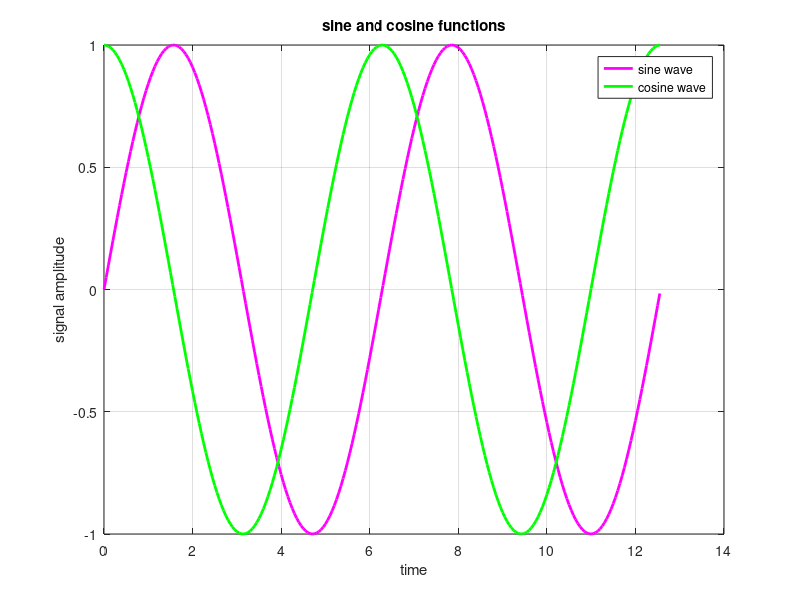

Recreate this plot in MATLAB.
t = 0:0.05:4*pi;
sineWave = sin(t);
cosineWave = cos(t);

figure;
plot(t, sineWave, 'm', 'LineWidth', 2);
hold on;
plot(t, cosineWave, 'g', 'LineWidth', 2);
hold off;

xlabel('time');
ylabel('signal amplitude');
title('sine and cosine functions');
legend('sine wave', 'cosine wave');
grid on;